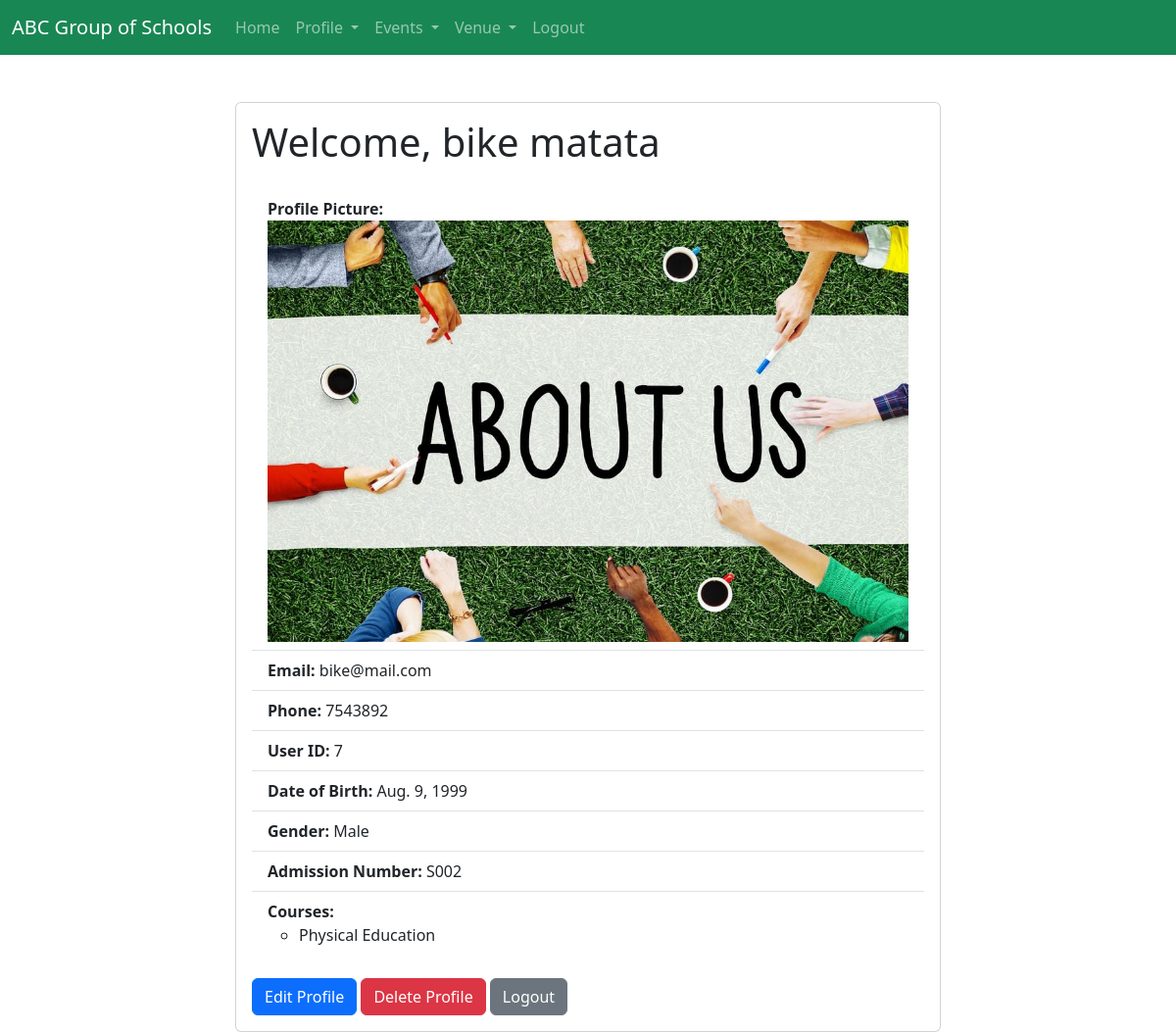
/student/student_profile/2/ (signed in), run on the app's committed database.
### student_management_app/models.py (models this page shows, shortened)
class Student(models.Model):
    user = models.OneToOneField(User, on_delete=models.CASCADE, null=False, blank=True)
    first_name = models.CharField(max_length=30)
    last_name = models.CharField(max_length=30)
    date_of_birth = models.DateField()
    admission_number = models.CharField(max_length=20, unique=True)
    date_admitted = models.DateField()
    address = models.TextField()
    gender = models.CharField(max_length=1, choices=[('M', 'Male'), ('F', 'Female')])
    guardian_name = models.CharField(max_length=100)
    guardian_contact = models.CharField(max_length=20)
    email = models.EmailField()
    phone = models.CharField(max_length=20)
    active = models.BooleanField(default=True)
    profile_picture = models.ImageField(upload_to='profile_pics/', blank=True, null=True)
    extra_curricular_activities = models.TextField(blank=True, null=True)

class Enrollment(models.Model):
    student = models.ForeignKey(Student, on_delete=models.CASCADE)
    course = models.ForeignKey(Course, on_delete=models.CASCADE)
    date_enrolled = models.DateField(auto_now_add=True)
    is_active = models.BooleanField(default=True)

class Course(models.Model):
    name = models.CharField(max_length=100, choices=[
        ('Mathematics', 'Mathematics - Course covering algebra, geometry, and calculus'),
        ('Science', 'Science - Course covering physics, chemistry, and biology'),
        ('English', 'English - Course covering literature, grammar, and composition'),
        ('History', 'History - Course covering ancient, medieval, and modern history'),
        ('Physical Education', 'Physical Education - Course focusing on physical fitness and sports'),
    ])
    description = models.TextField()

### student_management_app/views.py (the view)
# urls.py: path('student_profile/<int:student_id>/', views.student_profile, name='student_profile'),
@login_required
def student_profile(request, student_id):
    student = get_object_or_404(Student, id=student_id)
    return render(request, 'student_management_app/student_profile.html', {'student': student})

### student_management_app/templates/student_management_app/student_profile.html
{% extends 'events_management/base.html' %}
{% block content %}
<div class="container mt-4">
    <div class="row justify-content-center">
        <div class="col-md-8">
            <div class="card">
                <div class="card-body">
                    <h1 class="card-title mb-4">Welcome, {{ student.user.get_full_name }}</h1>
                    <ul class="list-group list-group-flush">
                        <li class="list-group-item"><strong>Profile Picture:</strong>
                            {% if student.profile_picture %}
                                <img src="{{ student.profile_picture.url }}" alt="Profile Picture" class="img-fluid">
                            {% else %}
                                No profile picture uploaded
                            {% endif %}
                        </li>
                        <li class="list-group-item"><strong>Email:</strong> {{ student.user.email }}</li>
                        <li class="list-group-item"><strong>Phone:</strong> {{ student.phone }}</li>
                        <li class="list-group-item"><strong>User ID:</strong> {{ student.user.id }}</li>
                        <li class="list-group-item"><strong>Date of Birth:</strong> {{ student.date_of_birth }}</li>
                        <li class="list-group-item"><strong>Gender:</strong> {{ student.get_gender_display }}</li>
                        <li class="list-group-item"><strong>Admission Number:</strong> {{ student.admission_number }}</li>
                        <li class="list-group-item"><strong>Courses:</strong>
                            <ul>
                                {% for enrollment in student.enrollment_set.all %}
                                    <li>{{ enrollment.course.name }}</li>
                                {% endfor %}
                            </ul>
                        </li>
                    </ul>
                    <div class="mt-4">
                        <a class="btn btn-primary mr-2" href="{% url 'student_management_app:update_student_profile' student.id %}">Edit Profile</a>
                        <a class="btn btn-danger" href="{% url 'student_management_app:delete_student_profile' student.id %}">Delete Profile</a>
                        <a class="btn btn-secondary float-right" href="{% url 'student_management_app:logout' %}">Logout</a>
                    </div>
                </div>
            </div>
        </div>
    </div>
</div>
{% endblock %}

### data on the page
Student: user.get_full_name "bike matata", profile_picture (picture), user.email "bike@mail.com", phone "7543892", user.id "7", date_of_birth "Aug. 9, 1999", gender "Male", admission_number "S002"
Enrollment: course.name "Physical Education"
